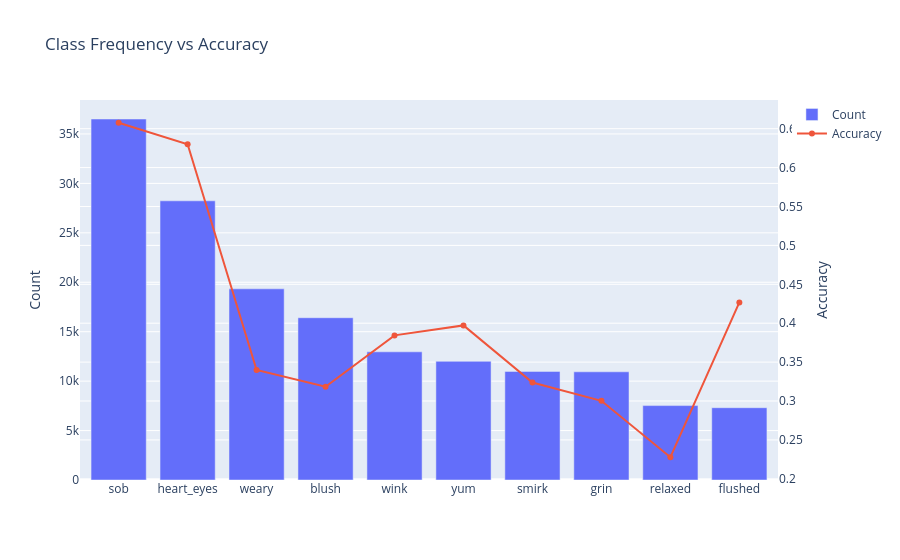

The code cell stored with this chart in its notebook:
### Code cell
import plotly.graph_objects as go
emojis_plot = [r["emoji"] for r in results]
counts_plot = [r["count"] for r in results]
acc_plot    = [r["accuracy"] for r in results]
fig = go.Figure()
fig.add_trace(go.Bar(
    x=emojis_plot,
    y=counts_plot,
    name="Count"
))
fig.add_trace(go.Scatter(
    x=emojis_plot,
    y=acc_plot,
    name="Accuracy",
    mode="lines+markers",
    yaxis="y2"
))
fig.update_layout(
    title="Class Frequency vs Accuracy",
    yaxis=dict(title="Count"),
    yaxis2=dict(title="Accuracy", overlaying='y', side='right')
)
fig.show()

### Figure 1 — Plotly figure (JSON) as saved in the notebook; plotly's stock layout.template omitted (floating-point values rounded to 4 significant figures)
{"data": [{"name": "Count", "type": "bar", "x": ["sob", "heart_eyes", "weary", "blush", "wink", "yum", "smirk", "grin", "relaxed", "flushed"], "y": [36513, 28237, 19336, 16414, 12965, 12005, 10984, 10944, 7527, 7312]}, {"mode": "lines+markers", "name": "Accuracy", "type": "scatter", "x": ["sob", "heart_eyes", "weary", "blush", "wink", "yum", "smirk", "grin", "relaxed", "flushed"], "y": [0.6576, 0.63, 0.3398, 0.3183, 0.3843, 0.3972, 0.3237, 0.3003, 0.2277, 0.4267], "yaxis": "y2"}], "layout": {"title": {"text": "Class Frequency vs Accuracy"}, "yaxis": {"title": {"text": "Count"}}, "yaxis2": {"overlaying": "y", "side": "right", "title": {"text": "Accuracy"}}}}
